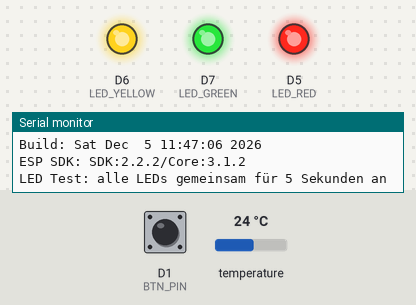
Recording of a sketch running on a simulated ESP8266 (NodeMCU). Shown: output pins drawn as LEDs (lit = HIGH), the last lines printed to the serial monitor. Dashed ring = blinking. The test bench sets the inputs (shaded band); at power-on: temperature 24 °C, D1 (BTN_PIN) HIGH. WiFi joins after 1.5 s; servers stay silent unless stated; EEPROM starts erased.

Above: at 0.6 s.
At 8.79 s:
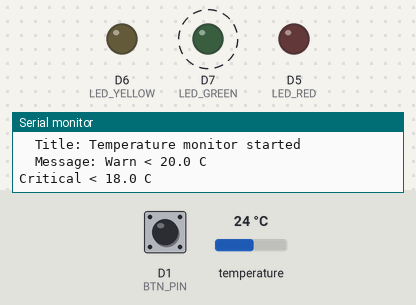
9.3 s: temperature set to 20.7 °C
At 10.6 s:
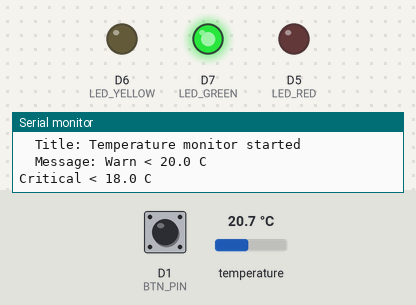
13.1 s: temperature set to 19.6 °C
Timing chart, 0 to 16.1 s (numbered marks = the images above; inputs shaded):
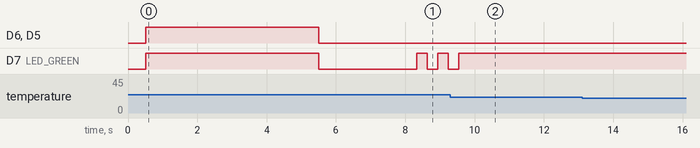

The sketch:

esp8266_temperature.ino
```cpp
#include <ESP8266WiFi.h>
#include <WiFiClientSecure.h>
#include <WiFiManager.h>
#include <OneWire.h>
#include <DallasTemperature.h>
#include <EEPROM.h>

// --- WEB STATUS ADD-ON BEGIN ---
#include <ESP8266WebServer.h>
ESP8266WebServer server(80);
float lastTemperatureWeb = NAN;  // für Webseite
// --- WEB STATUS ADD-ON END ---

/* ================= ntfy ================= */
const char* NTFY_HOST  = "ntfy.sh";
const int   NTFY_PORT  = 443;
const char* NTFY_TOPIC = "dojo-psc-tSztbudCJbJgNRUm";

/* ============ Defaults ================= */
const float DEFAULT_TEMP_WARN     = 20.0;
const float DEFAULT_TEMP_CRITICAL = 18.0;

/* ============ EEPROM ================= */
#define EEPROM_SIZE 64
#define ADDR_WARN      0
#define ADDR_CRITICAL  sizeof(float)
#define ADDR_HEARTBEAT 16  // für täglichen Heartbeat

/* ============ Temperaturgrenzen ================= */
float TEMP_WARN     = DEFAULT_TEMP_WARN;
float TEMP_CRITICAL = DEFAULT_TEMP_CRITICAL;

/* ================= Hardware ================= */
#define ONE_WIRE_BUS D2

#define LED_RED    D5
#define LED_YELLOW D6
#define LED_GREEN  D7

#define BTN_PIN D1
const unsigned long LONG_PRESS_MS = 3000;

OneWire oneWire(ONE_WIRE_BUS);
DallasTemperature sensors(&oneWire);
WiFiClientSecure client;

/* ================= Zustände ================= */
enum TempState {
  STATE_OK,
  STATE_WARN,
  STATE_CRITICAL
};
TempState lastState = STATE_OK;

/* ================= Timing ================= */
unsigned long lastCheck = 0;
const unsigned long CHECK_INTERVAL = 300UL * 1000UL;  // Temperaturintervall 5 Minuten

/* ================= Button ================= */
unsigned long btnDownSince = 0;

/* ================= Push Blink ================= */
bool pushBlinkActive = false;
int  pushBlinkCount = 0;
unsigned long lastBlinkToggle = 0;
bool blinkState = false;

/* ================= Heartbeat ================= */
unsigned long lastHeartbeat = 0;
const unsigned long HEARTBEAT_INTERVAL = 24UL*60UL*60UL*1000UL; // 24 Stunden

/* ================= LED Helpers ================= */
void allLedsOff() {
  digitalWrite(LED_RED, LOW);
  digitalWrite(LED_YELLOW, LOW);
  digitalWrite(LED_GREEN, LOW);
}

void showTempState(TempState state) {
  allLedsOff();
  if (state == STATE_OK) digitalWrite(LED_GREEN, HIGH);
  else if (state == STATE_WARN) digitalWrite(LED_YELLOW, HIGH);
  else digitalWrite(LED_RED, HIGH);
}

/* ================= EEPROM ================= */
bool loadThresholds() {
  float w, c;
  EEPROM.get(ADDR_WARN, w);
  EEPROM.get(ADDR_CRITICAL, c);

  if (isnan(w) || isnan(c)) return false;
  if (c >= w) return false;
  if (w < -20 || w > 50) return false;
  if (c < -20 || c > 50) return false;

  TEMP_WARN = w;
  TEMP_CRITICAL = c;
  return true;
}

void saveThresholds(float w, float c) {
  EEPROM.put(ADDR_WARN, w);
  EEPROM.put(ADDR_CRITICAL, c);
  EEPROM.commit();
}

void EEPROMWriteULong(int address, unsigned long value){
  for(int i=0;i<4;i++){
    EEPROM.write(address+i, (value >> (i*8)) & 0xFF);
  }
  EEPROM.commit();
}

unsigned long EEPROMReadULong(int address){
  unsigned long value = 0;
  for(int i=0;i<4;i++){
    value |= ((unsigned long)EEPROM.read(address+i)) << (i*8);
  }
  return value;
}

/* ================= ntfy Push ================= */
void sendPush(const String& title, const String& message, int priority) {
  Serial.println("[PUSH] Sending ntfy notification");
  Serial.println("  Title: " + title);
  Serial.println("  Message: " + message);

  client.setInsecure();

  if (!client.connect(NTFY_HOST, NTFY_PORT)) {
    Serial.println("[PUSH] Connection failed");
    return;
  }

  client.println("POST /" + String(NTFY_TOPIC) + " HTTP/1.1");
  client.println("Host: " + String(NTFY_HOST));
  client.println("User-Agent: ESP8266");
  client.println("Title: " + title);
  client.println("Priority: " + String(priority));
  client.println("Content-Type: text/plain; charset=utf-8");
  client.println("Content-Length: " + String(message.length()));
  client.println();
  client.print(message);

  delay(50);
  client.stop();

  // Push Blink starten
  pushBlinkActive = true;
  pushBlinkCount = 0;
  blinkState = false;
  lastBlinkToggle = millis();
}

/* ================= Web Status ================= */
// --- WEB STATUS ADD-ON BEGIN ---
String htmlStatusPage() {
  String stateTxt = (lastState == STATE_OK) ? "OK" :
                    (lastState == STATE_WARN) ? "WARNUNG" : "KRITISCH";
  String color = (lastState == STATE_OK) ? "green" :
                 (lastState == STATE_WARN) ? "orange" : "red";

  String html = "<!DOCTYPE html><html><head><meta charset='utf-8'>";
  html += "<meta name='viewport' content='width=device-width,initial-scale=1'>";

  // --- Anti-Cache & Auto-Refresh ---
  html += "<meta http-equiv='Cache-Control' content='no-cache, no-store, must-revalidate'>";
  html += "<meta http-equiv='Pragma' content='no-cache'>";
  html += "<meta http-equiv='Expires' content='0'>";
  html += "<meta http-equiv='refresh' content='300'>";  // alle 5 Minuten aktualisieren

  html += "<title>DojoTemp Status</title></head><body style='font-family:Arial'>";
  html += "<h1>DojoTemp</h1>";
  html += "<p>Status: <b style='color:" + color + "'>" + stateTxt + "</b></p>";
  html += "<p>Temperatur: " + (isnan(lastTemperatureWeb) ? String("n/a") :
           String(lastTemperatureWeb,1) + " &deg;C") + "</p>";
  html += "<p>Warn: " + String(TEMP_WARN,1) + " &deg;C</p>";
  html += "<p>Kritisch: " + String(TEMP_CRITICAL,1) + " &deg;C</p>";
  html += "<p>IP: " + WiFi.localIP().toString() + "</p>";
  html += "<p>Uptime: " + String(millis()/1000) + " s</p>";
  html += "</body></html>";
  return html;
}
// --- WEB STATUS ADD-ON END ---

/* ================= Setup ================= */
void setup() {
  Serial.begin(115200);
  delay(500);

  // --- Infozeile beibehalten ---
  Serial.printf(
    "\n\nSketch: %s\nBuild: %s\nESP SDK: %s\n\n",
    __FILE__,
    __TIMESTAMP__,
    ESP.getFullVersion().c_str()
  );

  pinMode(LED_RED, OUTPUT);
  pinMode(LED_YELLOW, OUTPUT);
  pinMode(LED_GREEN, OUTPUT);
  allLedsOff();

  // LED Test
  Serial.println("LED Test: alle LEDs gemeinsam für 5 Sekunden an");
  digitalWrite(LED_RED, HIGH);
  digitalWrite(LED_YELLOW, HIGH);
  digitalWrite(LED_GREEN, HIGH);
  delay(5000);
  allLedsOff();

  pinMode(BTN_PIN, INPUT_PULLUP);

  EEPROM.begin(EEPROM_SIZE);

  if (loadThresholds()) {
    Serial.printf("[EEPROM] Loaded thresholds: WARN=%.1f CRIT=%.1f\n",
                  TEMP_WARN, TEMP_CRITICAL);
  } else {
    Serial.println("[EEPROM] Invalid or empty, using defaults");
  }

  lastHeartbeat = EEPROMReadULong(ADDR_HEARTBEAT);

  char warnBuf[8], critBuf[8];
  dtostrf(TEMP_WARN, 4, 1, warnBuf);
  dtostrf(TEMP_CRITICAL, 4, 1, critBuf);

  WiFiManagerParameter p_warn("warn", "Warn threshold (C)", warnBuf, 7);
  WiFiManagerParameter p_crit("crit", "Critical threshold (C)", critBuf, 7);

  WiFiManager wm;
  wm.addParameter(&p_warn);
  wm.addParameter(&p_crit);

  if (!wm.autoConnect("Dojo-Temp","tatami2026")) {
    Serial.println("[WiFi] Failed, restarting");
    delay(5000);   // NICHT sofort rebooten
    ESP.restart();
  }

  float newWarn = atof(p_warn.getValue());
  float newCrit = atof(p_crit.getValue());

  if (newCrit < newWarn) {
    TEMP_WARN = newWarn;
    TEMP_CRITICAL = newCrit;
    saveThresholds(newWarn, newCrit);
    Serial.println("[WiFiManager] Thresholds updated");
  }

  sensors.begin();
  delay(750); // wichtig für DS18B20 Stabilität

  // --- sofortige erste Messung ermöglichen ---
  lastCheck = millis() - CHECK_INTERVAL;

  // --- Webserver starten ---
  server.on("/", [](){
    // --- HTTP-Header gegen Caching ---
    server.sendHeader("Cache-Control", "no-cache, no-store, must-revalidate");
    server.sendHeader("Pragma", "no-cache");
    server.sendHeader("Expires", "0");

    server.send(200, "text/html", htmlStatusPage());
  });
  server.begin();
  Serial.println("[WEB] HTTP server started");

  sendPush(
    "Temperature monitor started",
    "Warn < " + String(TEMP_WARN,1) +
    " C\nCritical < " + String(TEMP_CRITICAL,1) + " C",
    1
  );
}

/* ================= Loop ================= */
void loop() {
  server.handleClient();
  unsigned long now = millis();

  /* ---- Button ---- */
  if (digitalRead(BTN_PIN) == LOW) {
    if (btnDownSince == 0) btnDownSince = now;
    if (now - btnDownSince > LONG_PRESS_MS) {
      Serial.println("[BTN] WiFi reset triggered");
      WiFiManager wm;
      wm.resetSettings();
      ESP.restart();
    }
  } else {
    btnDownSince = 0;
  }

  /* ---- Push Blink ---- */
  if (pushBlinkActive) {
    if (now - lastBlinkToggle > 300) {
      lastBlinkToggle = now;
      blinkState = !blinkState;
      digitalWrite(LED_GREEN, blinkState ? HIGH : LOW);

      if (!blinkState && ++pushBlinkCount >= 3) {
        pushBlinkActive = false;
        showTempState(lastState);
      }
    }
    return;
  }

  /* ---- Temperatur ---- */
  if (now - lastCheck >= CHECK_INTERVAL) {
    lastCheck = now;

    sensors.requestTemperatures();
    delay(1000); // Sensor braucht 1s, lange Leitung
    float temp = sensors.getTempCByIndex(0);

    if (temp == DEVICE_DISCONNECTED_C) {
      Serial.println("[TEMP] Sensor not reachable");
      sendPush("Sensor error", "DS18B20 not reachable", 4);
      return;
    }

    Serial.printf("[TEMP] %.2f C\n", temp);
    lastTemperatureWeb = temp; // für Webstatus

    TempState currentState = STATE_OK;
    if (temp < TEMP_CRITICAL) currentState = STATE_CRITICAL;
    else if (temp < TEMP_WARN) currentState = STATE_WARN;

    if (currentState != lastState) {
      Serial.println("[STATE] Temperature state changed");
      sendPush("Temperature state changed",
               "Current: " + String(temp,1) + " C", 3);
      lastState = currentState;
    }

    showTempState(lastState);

    /* ---- Heartbeat ---- */
    if ((now - lastHeartbeat >= HEARTBEAT_INTERVAL) || (lastHeartbeat == 0)) {
      sendPush(
        "Heartbeat: System OK",
        "Dojo-Temperatur: " + String(temp,1) + " C",
        1
      );
      lastHeartbeat = now;
      EEPROMWriteULong(ADDR_HEARTBEAT, lastHeartbeat);
    }
  }
}
```

Measured:
- after the input at 13.1 s, every drawn part: stays the same
